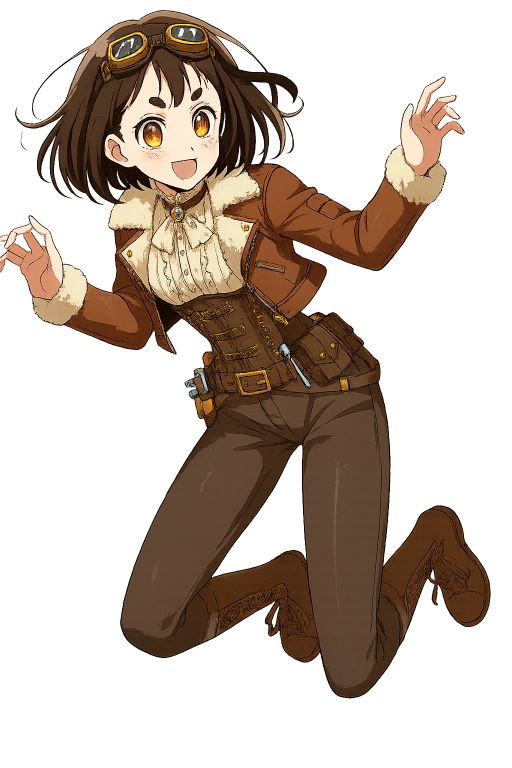
#> input picture LP/assets/images/mio.png, 1024 x 1536 px (shown at 1/2 size)
$ python -i image_optimizer.py   (imports and definitions only)
#> lines starting #> are read from the running program, lines starting #| are printed output that depends on the picture
"""
画像最適化ユーティリティ
画像をJPG形式に変換し、サイズと品質を最適化します
"""
import os
import logging
from pathlib import Path
from typing import Optional, Tuple
from django.conf import settings
from django.core.files.storage import default_storage
from django.core.files.base import ContentFile
from io import BytesIO

logger = logging.getLogger(__name__)

try:
    from PIL import Image, ImageOps, ImageSequence
    PIL_AVAILABLE = True
except ImportError:
    PIL_AVAILABLE = False
    logger.warning('PIL/Pillow is not available. Image optimization will be disabled.')


# [80 lines left out: function optimize_gif, not called in this run]


def optimize_image_to_jpg(
    image_file,
    max_width: Optional[int] = None,
    max_height: Optional[int] = None,
    quality: int = 85,
    preserve_alpha: bool = False
) -> Optional[BytesIO]:
    """
    画像をJPG形式に最適化して返す

    Args:
        image_file: 画像ファイルオブジェクト（ファイルパス、BytesIO、またはファイルオブジェクト）
        max_width: 最大幅（Noneの場合はリサイズしない）
        max_height: 最大高さ（Noneの場合はリサイズしない）
        quality: JPG品質（1-100、デフォルト85）
        preserve_alpha: アルファチャンネルを保持するか（Trueの場合はPNGとして保存）

    Returns:
        BytesIO: 最適化された画像データ、またはNone（エラー時）
    """
#> called with image_file = '../../LP/assets/images/mio.png', max_width = 300, max_height = 300, quality = 80, preserve_alpha = False
    if not PIL_AVAILABLE:
        logger.warning('PIL/Pillow is not available. Cannot optimize image.')
        return None

    try:
        # ファイルを開く
        if isinstance(image_file, (str, Path)):
            img = Image.open(image_file)
#> img is the input picture: PIL image 1024x1536 RGBA; mean R, G, B, A 110.8, 83.6, 56.2, 101.1
        elif hasattr(image_file, 'read'):
            img = Image.open(image_file)
            image_file.seek(0)  # リセット
        else:
            logger.error(f'Invalid image_file type: {type(image_file)}')
            return None

        # RGBAモードに変換（アルファチャンネル対応）
        if img.mode in ('RGBA', 'LA', 'P'):
            if preserve_alpha:
                # アルファチャンネルを保持する場合はPNGとして保存
                output = BytesIO()
                img.save(output, format='PNG', optimize=True)
                output.seek(0)
                return output
            else:
                # アルファチャンネルを削除してRGBに変換
                background = Image.new('RGB', img.size, (255, 255, 255))
#> background: PIL image 1024x1536 RGB; every value is 255
                if img.mode == 'P':
                    img = img.convert('RGBA')
                background.paste(img, mask=img.split()[-1] if img.mode == 'RGBA' else None)
                img = background
        elif img.mode != 'RGB':
            img = img.convert('RGB')

        # EXIF情報を削除して向きを修正
        img = ImageOps.exif_transpose(img)

        # リサイズ（必要に応じて）
        if max_width or max_height:
            img.thumbnail((max_width or img.width, max_height or img.height), Image.Resampling.LANCZOS)
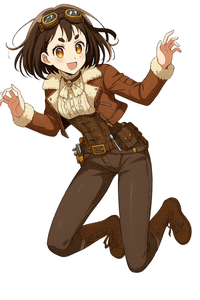
#> img: PIL image 200x300 RGB; mean R, G, B 198.8, 186.6, 176.9

        # JPGとして保存
        output = BytesIO()
        img.save(output, format='JPEG', quality=quality, optimize=True)
        output.seek(0)

        return output

    except Exception as e:
        logger.error(f'Failed to optimize image: {e}', exc_info=True)
        return None


# [58 lines left out: function convert_and_save_image, not called in this run]


def generate_thumbnail(
    image_file,
    max_size: int = 300,
    quality: int = 80
) -> Optional[BytesIO]:
    """
    サムネイル画像を生成する（300px程度にリサイズ）

    Args:
        image_file: 画像ファイルオブジェクト（ファイルパス、BytesIO、またはファイルオブジェクト）
        max_size: 最大サイズ（幅・高さの最大値、デフォルト300px）
        quality: JPG品質（1-100、デフォルト80）

    Returns:
        BytesIO: サムネイル画像データ、またはNone（エラー時）
    """
    return optimize_image_to_jpg(
        image_file,
        max_width=max_size,
        max_height=max_size,
        quality=quality,
        preserve_alpha=False
    )


# [192 lines left out: functions create_thumbnail_from_path, get_thumbnail_url, get_optimized_image_url, not called in this run]

>>> result = generate_thumbnail('../../LP/assets/images/mio.png')
